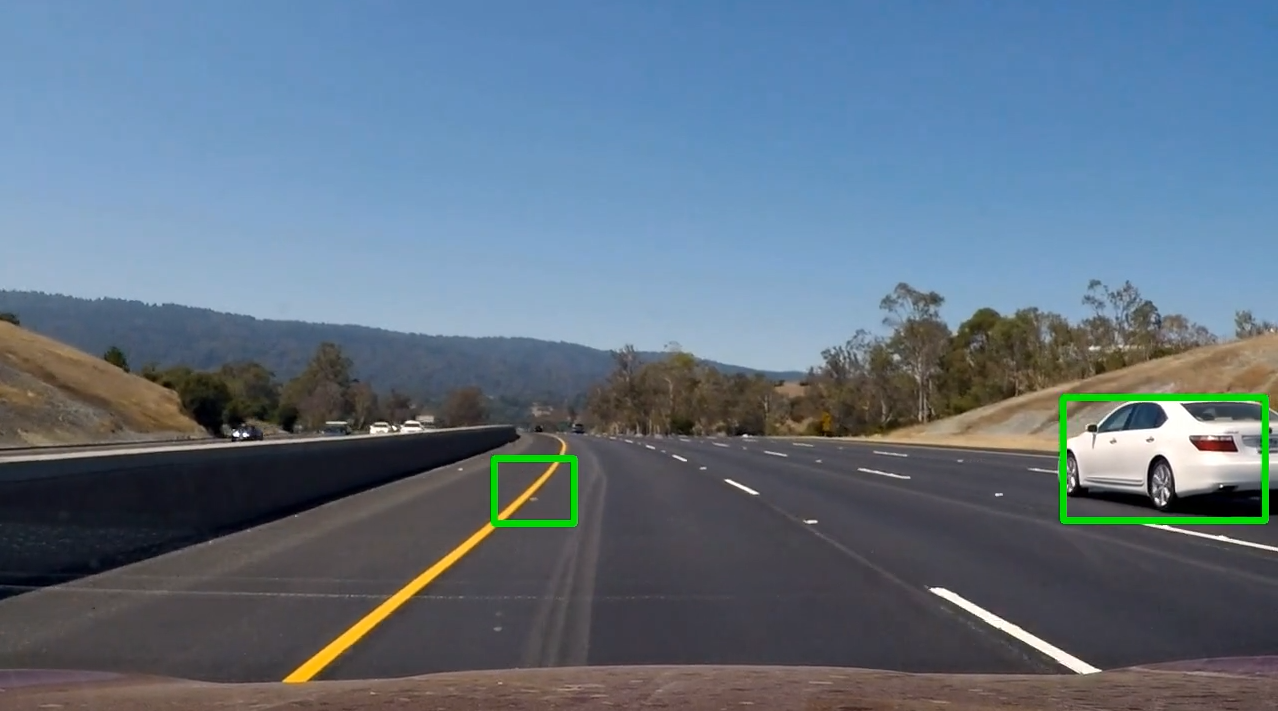
#> input picture images/failure.png, 1278 x 711 px
$ python -i features.py   (imports and definitions only)
#> lines starting #> are read from the running program, lines starting #| are printed output that depends on the picture
### vehicle_detection/histogram.py
import numpy as np
import cv2

def color_hist(image, nbins=32, bins_range=(0, 256)):
    # Compute the histogram of the RGB channels separately
#> called with nbins = 32, bins_range = (0, 256)
    rhist = np.histogram(image[:,:,0], bins=32, range=(0, 256))
    ghist = np.histogram(image[:,:,1], bins=32, range=(0, 256))
    bhist = np.histogram(image[:,:,2], bins=32, range=(0, 256))
    # Generating bin centers
    bin_edges = rhist[1]
#> bin_edges = 33 values from 0 to 256
    bin_centers = bin_centers = (bin_edges[1:]  + bin_edges[0:len(bin_edges)-1])/2
#> bin_centers = 32 values from 4 to 252
    # Concatenate the histograms into a single feature vector
    hist_features = np.concatenate((rhist[0], ghist[0], bhist[0]))
#> hist_features = 96 values, max 135203 at index 88, min 939 at index 27, mean 28395.6
    # Return the individual histograms, bin_centers and feature vector
    #return rhist, ghist, bhist, bin_centers, hist_features
    return hist_features


# [7 lines left out: function bin_spatial, not called in this run]

### vehicle_detection/features.py
import cv2
import numpy as np
from skimage.feature import hog

def single_img_features(img, color_space='RGB', spatial_size=(32, 32),
                        hist_bins=32, orient=9,
                        pix_per_cell=8, cell_per_block=2, hog_channel=0, hist_feat=True):
    #1) Define an empty list to receive features
    img_features = []
    #2) Apply color conversion if other than 'RGB'
    if color_space != 'RGB':
        if color_space == 'HSV':
            feature_image = cv2.cvtColor(img, cv2.COLOR_RGB2HSV)
        elif color_space == 'LUV':
            feature_image = cv2.cvtColor(img, cv2.COLOR_RGB2LUV)
        elif color_space == 'HLS':
            feature_image = cv2.cvtColor(img, cv2.COLOR_RGB2HLS)
        elif color_space == 'YUV':
            feature_image = cv2.cvtColor(img, cv2.COLOR_RGB2YUV)
        elif color_space == 'YCrCb':
            feature_image = cv2.cvtColor(img, cv2.COLOR_RGB2YCrCb)
    else: feature_image = np.copy(img)
    if hist_feat == True:
        # Apply color_hist()
        from vehicle_detection.histogram import color_hist
        hist_features = color_hist(feature_image, nbins=hist_bins)
        img_features.append(hist_features)
    #3) Compute spatial features
    if hog_channel == 'ALL':
        hog_features = []
        for channel in range(feature_image.shape[2]):
            hog_features.extend(get_hog_features(feature_image[:,:,channel],
                                                 orient, pix_per_cell, cell_per_block,
                                                 vis=False))
        hog_features = np.ravel(hog_features)
    else:
        hog_features = get_hog_features(feature_image[:,:,hog_channel], orient,
                                        pix_per_cell, cell_per_block, vis=False)
    #8) Append features to list
    img_features.append(hog_features)

    #9) Return concatenated array of features
    return np.concatenate(img_features)

# Define a function to return HOG features and visualization
def get_hog_features(img, orient, pix_per_cell, cell_per_block,
                        vis=False):
    # Call with two outputs if vis==True
#> called with orient = 9, pix_per_cell = 8, cell_per_block = 2, vis = False
    if vis == True:
        features, hog_image = hog(img, orientations=orient,
                                  pixels_per_cell=(pix_per_cell, pix_per_cell),
                                  cells_per_block=(cell_per_block, cell_per_block),
                                  normalise=True,
                                  visualise=vis)
        return features, hog_image
    # Otherwise call with one output
    else:
        features = hog(img, orientations=orient,
                       pixels_per_cell=(pix_per_cell, pix_per_cell),
                       cells_per_block=(cell_per_block, cell_per_block),
                       normalise=True,
                       visualise=vis)
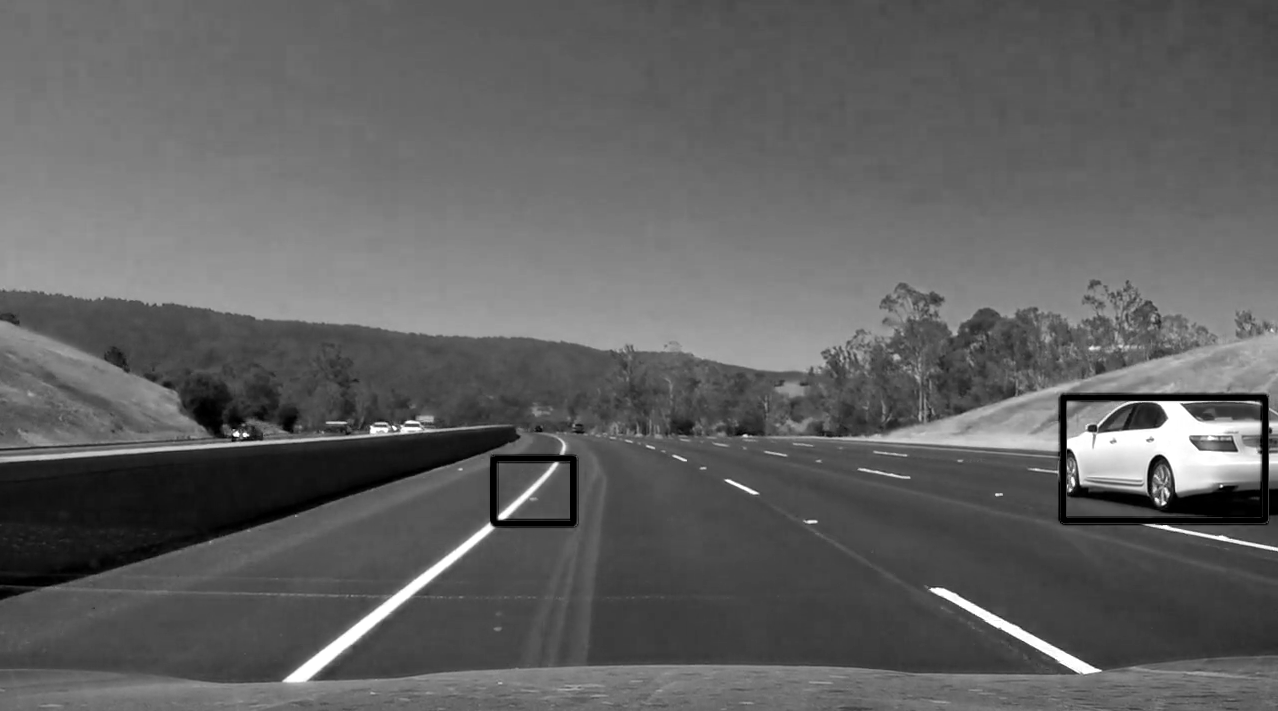
#> img: shape (711, 1278); min 0, max 255, mean 96.8
        return features

>>> import cv2
>>> picture = cv2.cvtColor(cv2.imread('../images/failure.png'), cv2.COLOR_BGR2RGB)
>>> result = single_img_features(picture)
